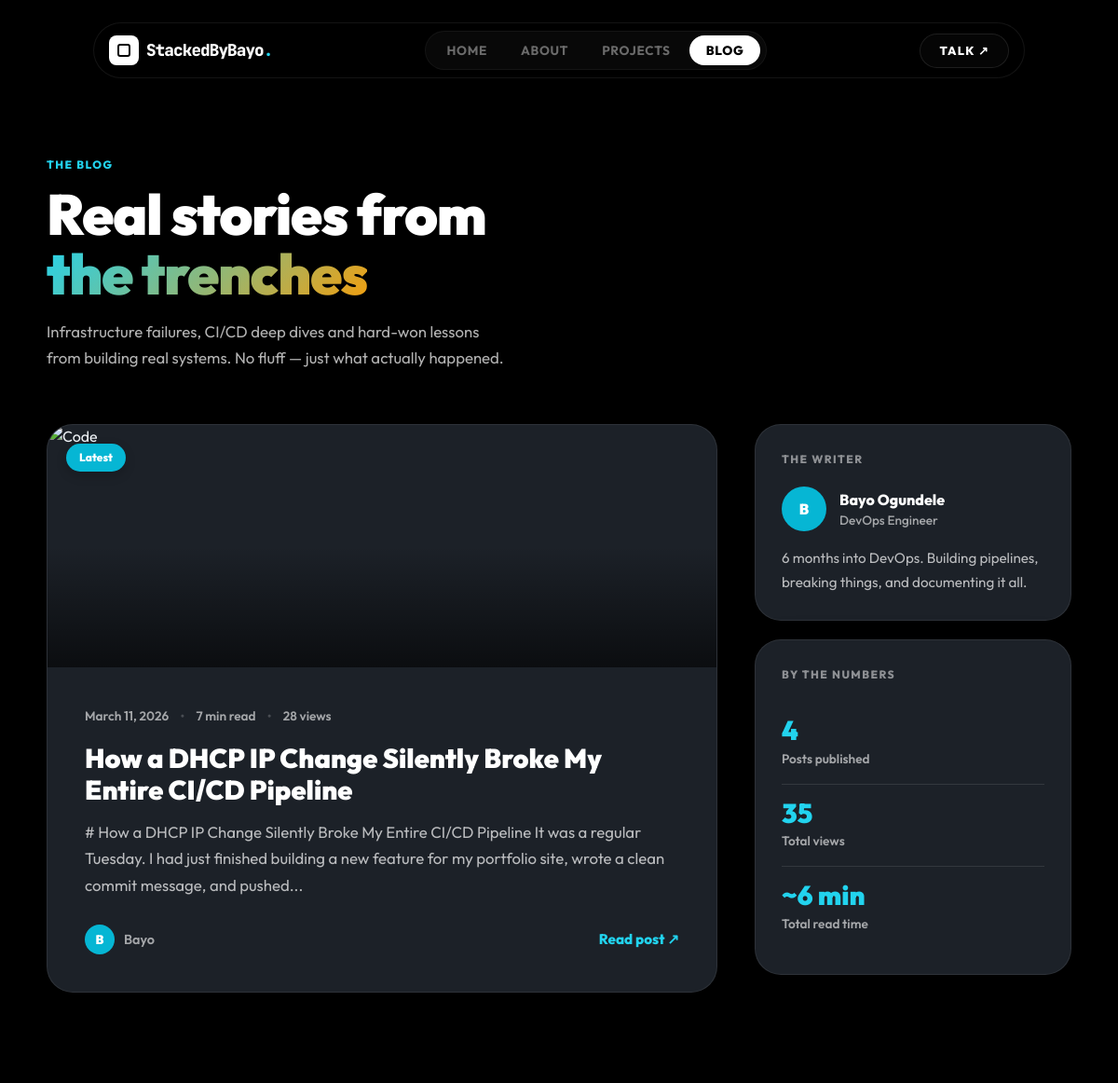
/blog (upper part), run on an earlier commit of the app's database.
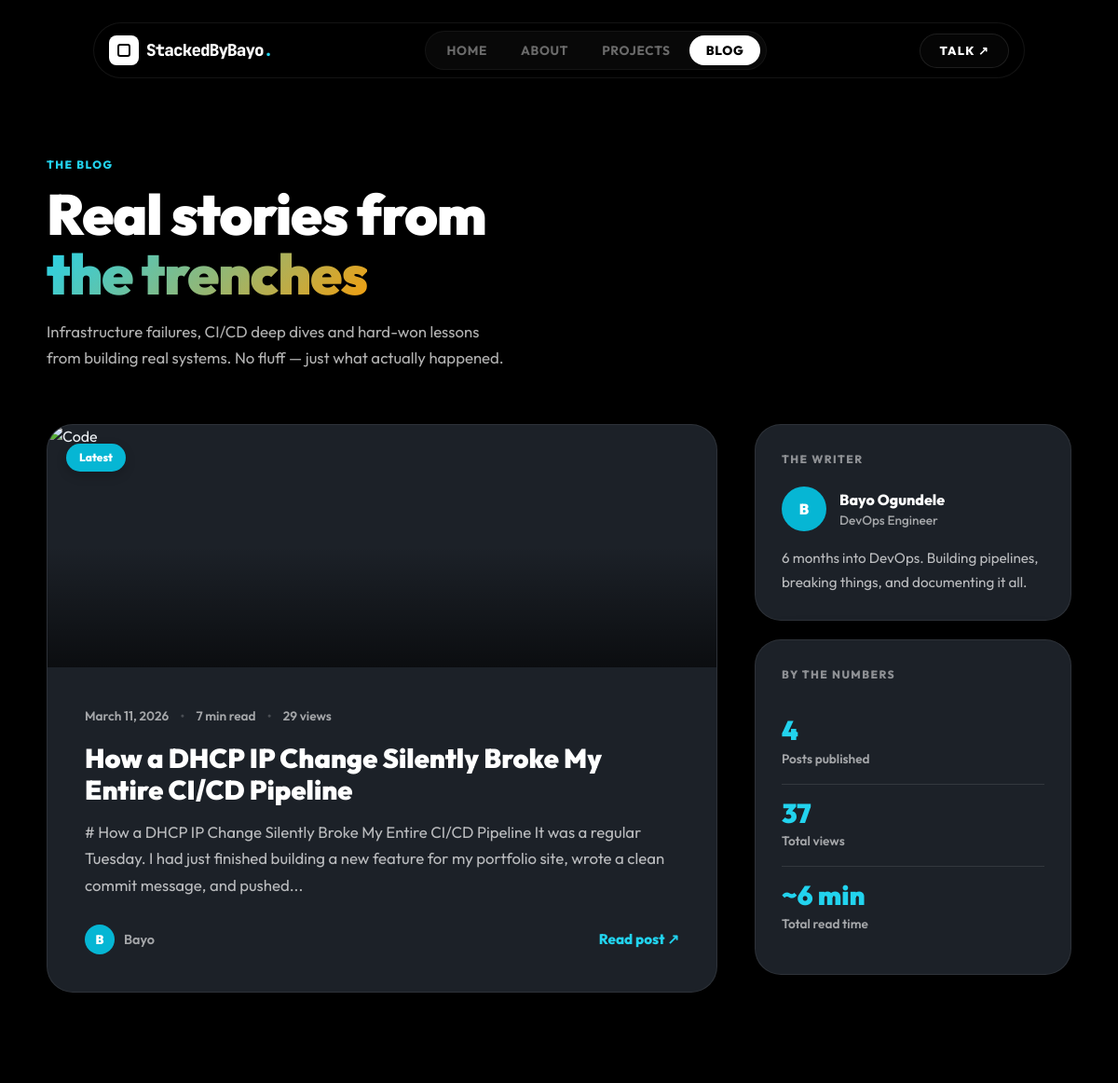
And on a later commit of the database.
### app/models.py (models this page shows)
class Post(db.Model):
    id = db.Column(db.Integer, primary_key=True)
    title = db.Column(db.String(200), nullable=False)
    body = db.Column(db.Text, nullable=False)
    created_at = db.Column(db.DateTime, default=datetime.utcnow)
    views = db.Column(db.Integer, default=0)
    comments = db.relationship('Comment', backref='post', lazy=True)

### app/__init__.py (the view)
    @app.route("/blog")
    def blog():
        posts = Post.query.order_by(Post.created_at.desc()).all()
        return render_template("blog.html", posts=posts)

### app/templates/blog.html (shortened to what the changed rows need)
{% extends "base.html" %}
{% block content %}
<div style="padding:40px 16px 80px;">
  <div style="max-width:1100px;margin:0 auto;">
    <div style="margin-bottom:56px;" class="reveal">
      <h1 style="font-size:clamp(2rem,8vw,3.8rem);font-weight:900;color:#fff;line-height:1.05;margin-bottom:16px;letter-spacing:-0.02em;">
        Real stories from<br><span class="g-text">the trenches</span>
      </h1>
    </div>
    {% if posts %}
    <div id="blog-main-grid" style="display:grid;grid-template-columns:1fr 340px;gap:40px;align-items:start;">
      <div>
        {% set featured = posts[0] %}
        {% set featured_rt = (featured.body | striptags | wordcount / 200) | int + 1 %}
        <a href="/blog/{{ featured.id }}" class="glass-panel reveal" style="
          display:block;padding:0;overflow:hidden;margin-bottom:40px;text-decoration:none;
          transition:border-color 0.3s,transform 0.3s,background 0.3s;
        "
        onmouseover="this.style.borderColor='rgba(6,182,212,0.5)';this.style.transform='translateY(-4px)';this.style.background='var(--glass-hover)';"
        onmouseout="this.style.borderColor='var(--border)';this.style.transform='none';this.style.background='var(--glass)';">
          <div style="height:260px;overflow:hidden;position:relative;">
            <img src="https://images.unsplash.com/photo-1542831371-29b0f74f9713?ixlib=rb-4.0.3&auto=format&fit=crop&w=900&q=80"
                 style="width:100%;height:100%;object-fit:cover;" alt="Code">
            <div style="position:absolute;top:20px;left:20px;display:flex;gap:8px;">
              <span style="background:var(--cyan);color:#fff;font-size:0.75rem;font-weight:800;padding:6px 14px;border-radius:100px;box-shadow:0 4px 12px rgba(0,0,0,0.2);">Latest</span>
            </div>
          </div>
          <div style="padding:40px;">
            <div style="display:flex;align-items:center;gap:12px;margin-bottom:16px;">
              <span style="font-size:0.85rem;color:rgba(255,255,255,0.6);font-weight:600;">{{ featured.created_at.strftime('%B %d, %Y') }}</span>
              <span style="color:rgba(255,255,255,0.2);">&bull;</span>
              <span style="font-size:0.85rem;color:rgba(255,255,255,0.6);font-weight:600;">{{ featured_rt }} min read</span>
              {% if featured.views %}<span style="color:rgba(255,255,255,0.2);">&bull;</span><span style="font-size:0.85rem;color:rgba(255,255,255,0.6);font-weight:600;">{{ featured.views }} views</span>{% endif %}
            </div>
            <h2 style="font-size:1.8rem;font-weight:900;color:#fff;line-height:1.2;margin-bottom:14px;">{{ featured.title }}</h2>
            <p style="font-size:1.05rem;color:rgba(255,255,255,0.7);line-height:1.7;margin-bottom:28px;">{{ featured.body | striptags | truncate(200) }}</p>
            <div style="display:flex;align-items:center;justify-content:space-between;">
              <div style="display:flex;align-items:center;gap:10px;">
                <div style="width:32px;height:32px;background:var(--cyan);border-radius:50%;display:flex;align-items:center;justify-content:center;font-size:0.85rem;font-weight:900;color:#fff;">B</div>
                <span style="font-size:0.9rem;font-weight:600;color:rgba(255,255,255,0.6);">Bayo</span>
              </div>
              <span style="font-size:0.95rem;font-weight:800;color:var(--cyan-light);">Read post ↗</span>
            </div>
          </div>
        </a>
      </div>
      <div style="display:flex;flex-direction:column;gap:20px;position:sticky;top:100px;">
        <div class="glass-panel reveal" style="padding:28px;">
          <p style="font-size:0.75rem;font-weight:800;text-transform:uppercase;letter-spacing:0.12em;color:rgba(255,255,255,0.5);margin-bottom:20px;">The Writer</p>
          <div style="display:flex;align-items:center;gap:14px;margin-bottom:16px;">
            <div style="width:48px;height:48px;background:var(--cyan);border-radius:50%;display:flex;align-items:center;justify-content:center;font-weight:900;font-size:1rem;color:#fff;flex-shrink:0;">B</div>
            <div>
              <p style="font-weight:800;font-size:1rem;color:#fff;">Bayo Ogundele</p>
              <p style="font-size:0.85rem;font-weight:500;color:rgba(255,255,255,0.6);">DevOps Engineer</p>
            </div>
          </div>
          <p style="font-size:0.95rem;color:rgba(255,255,255,0.7);line-height:1.7;">
            6 months into DevOps. Building pipelines, breaking things, and documenting it all.
          </p>
        </div>
        <div class="glass-panel reveal" style="padding:28px;">
          <p style="font-size:0.75rem;font-weight:800;text-transform:uppercase;letter-spacing:0.12em;color:rgba(255,255,255,0.5);margin-bottom:20px;">By the Numbers</p>
          {% for stat, label in [
            (posts|length, 'Posts published'),
            (posts | sum(attribute='views') if posts[0].views is defined else '—', 'Total views'),
            ('~' ~ ((posts | map(attribute='body') | map('striptags') | join(' ') | wordcount) / 200) | int ~ ' min', 'Total read time')
          ] %}
          <div style="padding:16px 0;{{ 'border-bottom:1px solid rgba(255,255,255,0.1);' if not loop.last else '' }}">
            <p style="font-size:1.8rem;font-weight:900;color:var(--cyan-light);line-height:1;">{{ stat }}</p>
            <p style="font-size:0.85rem;font-weight:600;color:rgba(255,255,255,0.6);margin-top:6px;">{{ label }}</p>
          </div>
          {% endfor %}
        </div>
      </div>
    </div>
    {% endif %}
  </div>
</div>
{% endblock %}

What changed in the data, as far as the page shows it:
changed Post "How a DHCP IP Change Silently Broke My Entire CI/CD Pipeline": views "28" → "29"
Also different on the page:
new list line: "37 Total views"
list line gone: "35 Total views"
